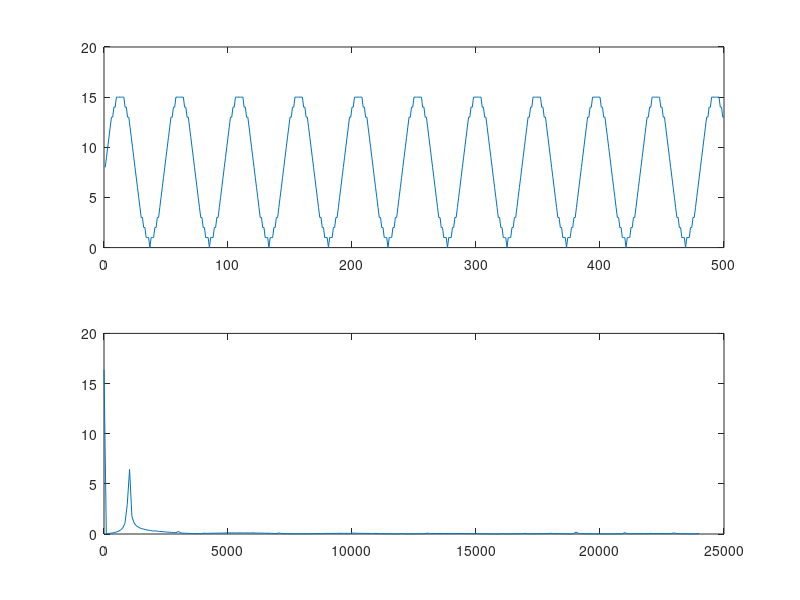
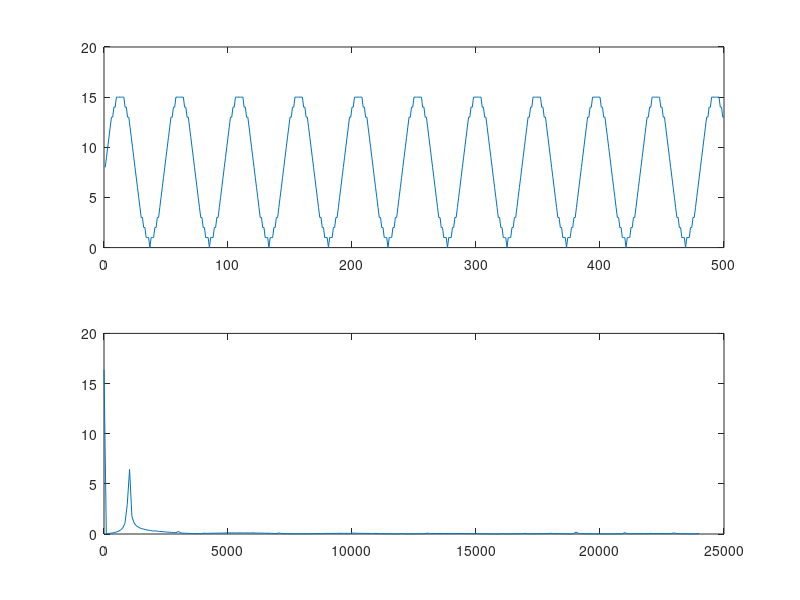

MATLAB code for these plots, in order:
clear
clc;    
L=500;
fp=48000;
f=1000;

t=(0:L-1)/fp;
y=sin(2*pi*f*t);
y=quantiz(y,linspace(-1,1,16));

NFFT = 2^nextpow2(L);
Y = fft(y,NFFT)/L;
f = fp/2*linspace(0,1,NFFT/2+1);

subplot(2,1,1);
plot(y);
subplot(2,1,2);
plot(f,2*abs(Y(1:NFFT/2+1)));
print -deps zad1_7.jpg
print -deps zad1_7.png
